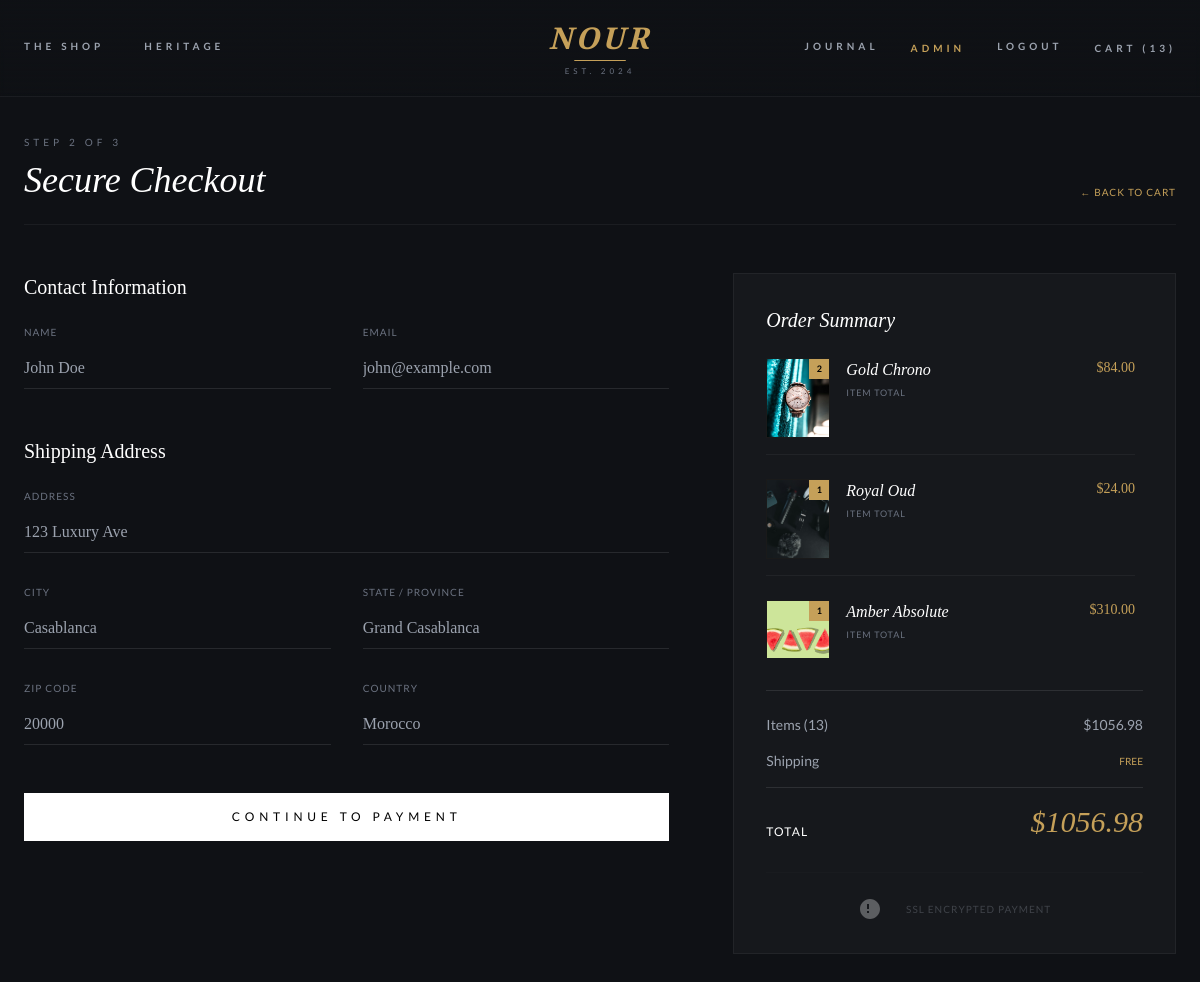
Screenshot of /checkout/ (signed in) with the database file from the repository.
### store/models.py (models this page shows, shortened)
class OrderItem(models.Model):
    product = models.ForeignKey(Product, on_delete=models.SET_NULL, null=True)
    order = models.ForeignKey(Order, on_delete=models.SET_NULL, null=True)
    quantity = models.IntegerField(default=0, null=True, blank=True)
    date_added = models.DateTimeField(auto_now_add=True)
    @property
    def get_total(self):
        total = self.product.price * self.quantity
        return total

class Product(models.Model):
    name = models.CharField(max_length=200)
    price = models.DecimalField(max_digits=7, decimal_places=2)  # e.g., 4200.00
    digital = models.BooleanField(default=False, null=True, blank=True)
    image = models.ImageField(null=True, blank=True)
    @property
    def imageURL(self):
        try:
            url = self.image.url
        except:
            url = ''
        return url

class Order(models.Model):
    customer = models.ForeignKey(Customer, on_delete=models.SET_NULL, null=True, blank=True)
    date_ordered = models.DateTimeField(auto_now_add=True)
    complete = models.BooleanField(default=False)
    transaction_id = models.CharField(max_length=100, null=True)
    @property
    def get_cart_total(self):
        orderitems = self.orderitem_set.all()
        total = sum([item.get_total for item in orderitems])
        return total
    @property
    def get_cart_items(self):
        orderitems = self.orderitem_set.all()
        total = sum([item.quantity for item in orderitems])
        return total

### store/views.py (the view)
# urls.py: path('checkout/', views.checkout, name='checkout'),
def checkout(request):
    if request.user.is_authenticated:
        customer = request.user.customer
        order, created = Order.objects.get_or_create(customer=customer, complete=False)
        items = order.orderitem_set.all()
        cartItems = order.get_cart_items
    else:
        items = []
        order = {'get_cart_total':0, 'get_cart_items':0, 'shipping':False}
        cartItems = order['get_cart_items']
    context = {'items':items, 'order':order, 'cartItems':cartItems}
    return render(request,'store/checkout.html',context)

### store/templates/store/checkout.html (shortened to what this page needs)
{% extends 'store/base.html' %}
{% load static %}
{% block content %}
<div class="pt-32 pb-24 px-6 min-h-screen bg-taylor-dark">
    <div class="max-w-6xl mx-auto">
        <div class="mb-12 border-b border-white/5 pb-6 flex justify-between items-end fade-in-up">
            <div>
                <span class="text-gray-500 text-[10px] uppercase tracking-mega">Step 2 of 3</span>
                <h2 class="font-serif text-3xl md:text-4xl text-white mt-2 italic">Secure Checkout</h2>
            </div>
            <a href="{% url 'cart' %}"
                class="text-[10px] uppercase tracking-widest text-taylor-gold hover:text-white transition">
                &larr; Back to Cart
            </a>
        </div>
        <div class="grid grid-cols-1 lg:grid-cols-12 gap-16">
            <div class="lg:col-span-7" id="form-wrapper">
                <form id="form">
                    <div class="mb-12">
                        <h3 class="font-serif text-xl text-white mb-6">Contact Information</h3>
                        <div class="grid grid-cols-1 md:grid-cols-2 gap-8">
                            <div class="group">
                                <label
                                    class="block text-[10px] uppercase tracking-widest text-gray-500 mb-2 group-focus-within:text-taylor-gold transition">Name</label>
                                <input required
                                    class="w-full bg-transparent border-b border-white/10 py-2 text-white outline-none focus:border-taylor-gold transition-colors font-serif"
                                    type="text" name="name" placeholder="John Doe">
                            </div>
                            <div class="group">
                                <label
                                    class="block text-[10px] uppercase tracking-widest text-gray-500 mb-2 group-focus-within:text-taylor-gold transition">Email</label>
                                <input required
                                    class="w-full bg-transparent border-b border-white/10 py-2 text-white outline-none focus:border-taylor-gold transition-colors font-serif"
                                    type="email" name="email" placeholder="john@example.com">
                            </div>
                        </div>
                    </div>
                    <div class="mb-12">
                        <h3 class="font-serif text-xl text-white mb-6">Shipping Address</h3>
                        <div class="space-y-8">
                            <div class="group">
                                <label
                                    class="block text-[10px] uppercase tracking-widest text-gray-500 mb-2 group-focus-within:text-taylor-gold transition">Address</label>
                                <input required
                                    class="w-full bg-transparent border-b border-white/10 py-2 text-white outline-none focus:border-taylor-gold transition-colors font-serif"
                                    type="text" name="address" placeholder="123 Luxury Ave">
                            </div>
                            <div class="grid grid-cols-1 md:grid-cols-2 gap-8">
                                <div class="group">
                                    <label
                                        class="block text-[10px] uppercase tracking-widest text-gray-500 mb-2 group-focus-within:text-taylor-gold transition">City</label>
                                    <input required
                                        class="w-full bg-transparent border-b border-white/10 py-2 text-white outline-none focus:border-taylor-gold transition-colors font-serif"
                                        type="text" name="city" placeholder="Casablanca">
                                </div>
                                <div class="group">
                                    <label
                                        class="block text-[10px] uppercase tracking-widest text-gray-500 mb-2 group-focus-within:text-taylor-gold transition">State
                                        / Province</label>
                                    <input required
                                        class="w-full bg-transparent border-b border-white/10 py-2 text-white outline-none focus:border-taylor-gold transition-colors font-serif"
                                        type="text" name="state" placeholder="Grand Casablanca">
                                </div>
                            </div>
                            <div class="grid grid-cols-1 md:grid-cols-2 gap-8">
                                <div class="group">
                                    <label
                                        class="block text-[10px] uppercase tracking-widest text-gray-500 mb-2 group-focus-within:text-taylor-gold transition">Zip
                                        Code</label>
                                    <input required
                                        class="w-full bg-transparent border-b border-white/10 py-2 text-white outline-none focus:border-taylor-gold transition-colors font-serif"
                                        type="text" name="zipcode" placeholder="20000">
                                </div>
                                <div class="group">
                                    <label
                                        class="block text-[10px] uppercase tracking-widest text-gray-500 mb-2 group-focus-within:text-taylor-gold transition">Country</label>
                                    <input required
                                        class="w-full bg-transparent border-b border-white/10 py-2 text-white outline-none focus:border-taylor-gold transition-colors font-serif"
                                        type="text" name="country" placeholder="Morocco">
                                </div>
                            </div>
                        </div>
                    </div>
                    <input id="form-button"
                        class="cursor-pointer w-full bg-white text-black py-4 text-xs uppercase tracking-mega hover:bg-taylor-gold transition duration-500"
                        type="submit" value="Continue to Payment">
                </form>
            </div>
            <div class="lg:col-span-5">
                <div class="bg-taylor-card p-8 border border-white/5 sticky top-32">
                    <h3 class="font-serif text-xl text-white italic mb-6">Order Summary</h3>
                    <div class="max-h-[300px] overflow-y-auto no-scrollbar mb-8 pr-2">
                        {% for item in items %}
                        <div class="flex gap-4 mb-6 border-b border-white/5 pb-4 last:border-0">
                            <div
                                class="w-16 h-20 bg-black overflow-hidden relative border border-white/10 flex-shrink-0">
                                <img src="{{ item.product.imageURL }}" class="w-full h-full object-cover">
                                <div
                                    class="absolute top-0 right-0 bg-taylor-gold text-black text-[9px] w-5 h-5 flex items-center justify-center font-bold">
                                    {{ item.quantity }}
                                </div>
                            </div>
                            <div class="flex-1">
                                <h4 class="font-serif text-white italic">{{ item.product.name }}</h4>
                                <p class="text-[9px] uppercase tracking-widest text-gray-500 mt-1">Item Total</p>
                            </div>
                            <div class="text-taylor-gold font-serif text-sm">
                                ${{ item.get_total|floatformat:2 }}
                            </div>
                        </div>
                        {% endfor %}
                    </div>
                    <div class="space-y-4 text-sm border-t border-white/10 pt-6">
                        <div class="flex justify-between text-gray-400">
                            <span>Items ({{ order.get_cart_items }})</span>
                            <span>${{ order.get_cart_total|floatformat:2 }}</span>
                        </div>
                        <div class="flex justify-between text-gray-400">
                            <span>Shipping</span>
                            <span class="text-[10px] uppercase text-taylor-gold">Free</span>
                        </div>
                        <div class="flex justify-between items-end pt-4 border-t border-white/10">
                            <span class="text-xs uppercase tracking-widest text-white">Total</span>
                            <span class="font-serif text-3xl text-taylor-gold italic">${{ order.get_cart_total|floatformat:2 }}</span>
                        </div>
                    </div>
                    <div class="mt-8 pt-6 border-t border-white/5 flex justify-center gap-6 opacity-30">
                        <svg class="h-6 w-auto text-white" fill="currentColor" viewBox="0 0 24 24">
                            <path
                                d="M12 2C6.48 2 2 6.48 2 12s4.48 10 10 10 10-4.48 10-10S17.52 2 12 2zm-1 14h-2v-2h2v2zm0-4h-2V7h2v5z" />
                        </svg>
                        <span class="text-[10px] uppercase tracking-widest text-gray-400 self-center">SSL Encrypted
                            Payment</span>
                    </div>
                </div>
            </div>
        </div>
    </div>
</div>
{% endblock %}

### store/templates/store/base.html (shortened to what this page needs)
{% load static %}
<!DOCTYPE html>
<html lang="en">
<head>
    <script src="https://cdn.tailwindcss.com"></script>
</head>
</head>
<body class="bg-taylor-dark text-taylor-text min-h-screen flex flex-col font-sans">
    <nav
        class="fixed top-0 w-full z-50 bg-gradient-to-b from-taylor-dark/90 to-transparent transition-all duration-300 backdrop-blur-[2px] border-b border-white/5">
        <div class="max-w-7xl mx-auto px-6 h-24 flex items-center justify-between relative">
            <div class="hidden md:flex space-x-10 text-[10px] uppercase tracking-mega font-bold text-gray-400">
                <a href="{% url 'shop' %}" class="nav-link hover:text-white transition">The Shop</>
                    <a href="{% url 'heritage' %}" class="nav-link hover:text-white transition">Heritage</a>
            </div>
            <div class="absolute left-1/2 transform -translate-x-1/2 text-center group cursor-pointer">
                <a href="{% url 'home' %}">
                    <div class="flex flex-col items-center">
                        <span
                            class="font-serif italic text-3xl text-taylor-gold tracking-widest font-semibold group-hover:text-white transition duration-500">NOUR</span>
                        <div
                            class="h-px w-full bg-taylor-gold my-1 scale-x-50 group-hover:scale-x-100 transition duration-500">
                        </div>
                        <span
                            class="text-[8px] uppercase tracking-[0.5em] text-gray-500 group-hover:text-taylor-gold transition duration-500">Est.
                            2024</span>
                    </div>
                </a>
            </div>
            <div class="flex items-center space-x-8 text-[10px] uppercase tracking-mega font-bold text-gray-400">
                <a href="{% url 'journal' %}" class="hidden md:block nav-link hover:text-white transition">Journal</a>
                {% if user.is_authenticated %}
                <span class="text-taylor-gold">{{ user.username }}</span>
                <a href="{% url 'account_logout' %}" class="nav-link hover:text-white transition">Logout</a>
                {% else %}
                <a href="{% url 'account_login' %}" class="nav-link hover:text-white transition">Login</a>
                <a href="{% url 'account_signup' %}" class="nav-link hover:text-white transition">Register</a>
                {% endif %}
                <a href="{% url 'cart' %}" class="relative cursor-pointer hover:text-white transition">
                    <span id="cart-count">Cart ({{ cartItems }})</span>
                </a>
            </div>
    </nav>
    {% block content %}
    {% endblock %}
</body>
</html>

### store/templates/store/base.html (style rules this page uses)
html { scroll-behavior: smooth; }
.nav-link { position: relative; display: inline-block; padding-bottom: 4px; }
.nav-link::after { content: ''; position: absolute; width: 0; height: 1px; bottom: 0; left: 50%; background-color: #c5a059; transition: width 0.3s ease, left 0.3s ease; }
.no-scrollbar { -ms-overflow-style: none; scrollbar-width: none; }

### rows the page displays
OrderItem: product.imageURL (picture), quantity "2", product.name "Gold Chrono", get_total "84.00"
OrderItem: product.imageURL (picture), quantity "1", product.name "Royal Oud", get_total "24.00"
OrderItem: product.imageURL (picture), quantity "1", product.name "Amber Absolute", get_total "310.00"
Order: get_cart_items "13", get_cart_total "1056.98"

### other values shown
{{ user.username }} "ADMIN"
{{ cartItems }} "13"
